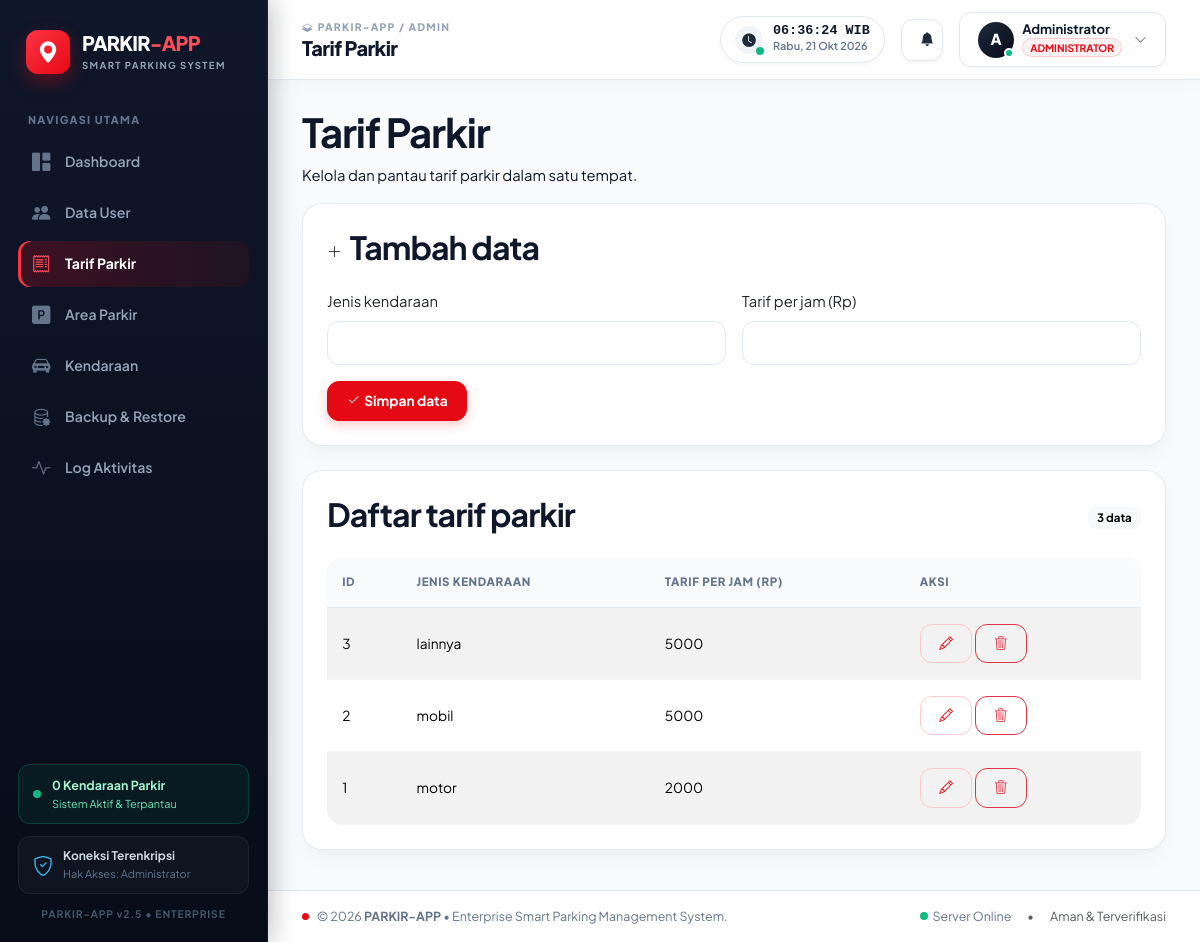
/admin/tarif.php (signed in), run on the app's committed database.
### tables this page shows
CREATE TABLE IF NOT EXISTS tb_tarif (
    id_tarif INT AUTO_INCREMENT PRIMARY KEY,
    jenis_kendaraan VARCHAR(20) NOT NULL UNIQUE,
    tarif_per_jam DECIMAL(10,0) NOT NULL
);

### admin/tarif.php (called while the page is built, shortened)
<?php
require_once __DIR__ . '/../includes/app.php';
$crud = [
    'title' => 'Tarif Parkir',
    'table' => 'tb_tarif',
    'pk' => 'id_tarif',
    'route' => 'admin/tarif.php',
    'fields' => [
        'jenis_kendaraan' => [
            'label' => 'Jenis kendaraan',
            'type' => 'text',
            'required' => true,
            'max' => 20,
            'lowercase' => true,
            'suggestions' => ['motor' => 'Motor', 'mobil' => 'Mobil', 'lainnya' => 'Lainnya'],
        ],
        'tarif_per_jam' => ['label' => 'Tarif per jam (Rp)', 'type' => 'number', 'required' => true, 'min' => 0],
    ],
    'columns' => ['id_tarif' => 'ID', 'jenis_kendaraan' => 'Jenis kendaraan', 'tarif_per_jam' => 'Tarif per jam (Rp)'],
];
require __DIR__ . '/../includes/admin_crud.php';

### includes/app.php (called while the page is built, shortened)
<?php
require_once __DIR__ . '/../koneksi.php';
function e($value): string
{
    return htmlspecialchars((string) $value, ENT_QUOTES | ENT_SUBSTITUTE, 'UTF-8');
}
function app_url(string $path = ''): string
{
    $base = rtrim(str_replace('\\', '/', dirname($_SERVER['SCRIPT_NAME'] ?? '/')), '/');
    $base = preg_replace('~/(admin|petugas|owner)$~', '', $base);
    return $base . '/' . ltrim($path, '/');
}

### koneksi.php (called while the page is built, shortened)
<?php
function db(?string $role = null): PDO
{
    static $connections = [];
    if ($role === null) {
        $role = isset($_SESSION['role']) ? $_SESSION['role'] : 'admin';
    }
    if (isset($connections[$role])) {
        return $connections[$role];
    }
    $host = getenv('DB_HOST') ?: 'localhost';
    $name = getenv('DB_NAME') ?: 'parkir';
    $user = getenv('DB_' . strtoupper($role) . '_USER') ?: (getenv('DB_USER') ?: 'root');
    $password = getenv('DB_' . strtoupper($role) . '_PASSWORD');
    if ($password === false) {
        $password = getenv('DB_PASSWORD') ?: '';
    }
    $dsn = 'mysql:host=' . $host . ';dbname=' . $name . ';charset=utf8mb4';
    try {
        $connections[$role] = new PDO($dsn, $user, $password, [
            PDO::ATTR_ERRMODE => PDO::ERRMODE_EXCEPTION,
            PDO::ATTR_DEFAULT_FETCH_MODE => PDO::FETCH_ASSOC,
            PDO::ATTR_EMULATE_PREPARES => false,
        ]);
    } catch (PDOException $exception) {
        error_log('Koneksi database gagal: ' . $exception->getMessage());
        throw new RuntimeException('Koneksi database gagal. Periksa konfigurasi database dan impor database.sql.', 0, $exception);
    }
    return $connections[$role];
}

### includes/admin_crud.php (the view, shortened to what this page needs)
<?php
require_once __DIR__ . '/app.php';
$pdo = db();
$saved = [];
$editing = null;
$listColumns = array_values(array_unique(array_merge([$crud['pk']], array_keys($crud['columns']))));
$perPage = 20;
$totalRecords = (int) $pdo->query('SELECT COUNT(*) FROM ' . $crud['table'])->fetchColumn();
$totalPages = max(1, (int) ceil($totalRecords / $perPage));
$currentPage = min($totalPages, max(1, (int) ($_GET['page'] ?? 1)));
$offset = ($currentPage - 1) * $perPage;
$statement = $pdo->query('SELECT ' . implode(', ', $listColumns) . ' FROM ' . $crud['table'] . ' ORDER BY ' . $crud['pk'] . ' DESC LIMIT ' . $perPage . ' OFFSET ' . $offset);
$records = $statement->fetchAll();
$pageTitle = $crud['title'];
require __DIR__ . '/header.php';
?>
<div class="page-heading d-flex justify-content-between align-items-center">
    <div><h1><?= e($crud['title']) ?></h1><p>Kelola dan pantau <?= e(strtolower($crud['title'])) ?> dalam satu tempat.</p></div>
</div>
<section class="card mb-4">
    <div class="card-body">
        <div class="d-flex align-items-center gap-2 mb-3"><span class="stat-icon green"><i class="bi <?= $editing ? 'bi-pencil-square' : 'bi-plus-lg' ?>"></i></span><h2 class="section-title"><?= $editing ? 'Ubah data' : 'Tambah data' ?></h2></div>
        <form method="post" class="row g-3">
            <?php foreach ($crud['fields'] as $name => $field):
                $current = array_key_exists($name, $saved) ? $saved[$name] : ($editing[$name] ?? '');
                ?>
                <div class="col-md-6">
                    <label class="form-label" for="<?= e($name) ?>"><?= e($field['label']) ?></label>
                    <?php if ($field['type'] === 'select'): ?>
                        <select class="form-select" id="<?= e($name) ?>" name="<?= e($name) ?>" <?= !empty($field['required']) ? 'required' : '' ?>>
                            <option value="">Pilih <?= e(strtolower($field['label'])) ?></option>
                            <?php foreach ($field['options'] as $value => $label): ?>
                                <option value="<?= e($value) ?>" <?= (string) $current === (string) $value ? 'selected' : '' ?>><?= e($label) ?></option>
                            <?php endforeach; ?>
                        </select>
                    <?php else: ?>
                        <input class="form-control" id="<?= e($name) ?>" name="<?= e($name) ?>"
                               type="<?= e($field['type'] === 'number' ? 'number' : ($field['type'] === 'password' ? 'password' : 'text')) ?>"
                               <?= !empty($field['suggestions']) ? 'list="' . e($name) . 'Suggestions"' : '' ?>
                               <?= isset($field['max']) ? 'maxlength="' . (int) $field['max'] . '"' : '' ?>
                               <?= isset($field['min']) ? 'min="' . (int) $field['min'] . '"' : '' ?>
                               <?= $field['type'] === 'password' ? 'autocomplete="new-password"' : '' ?>
                               value="<?= $field['type'] === 'password' ? '' : e($current) ?>"
                               <?= !empty($field['required']) && (!$editing || $field['type'] !== 'password') ? 'required' : '' ?>>
                    <?php endif; ?>
                </div>
            <?php endforeach; ?>
            <div class="col-12"><button class="btn btn-primary" type="submit"><i class="bi bi-check2 me-1"></i>Simpan data</button></div>
        </form>
    </div>
</section>
<section class="card">
    <div class="card-body">
        <div class="d-flex justify-content-between align-items-center mb-3">
            <h2 class="section-title">Daftar <?= e(strtolower($crud['title'])) ?></h2>
            <span class="badge text-bg-light"><?= $totalRecords ?> data</span>
        </div>
        <div class="table-responsive">
            <table class="table table-striped align-middle mb-0">
                <thead><tr><?php foreach ($crud['columns'] as $label): ?><th><?= e($label) ?></th><?php endforeach; ?><th>Aksi</th></tr></thead>
                <tbody>
                <?php foreach ($records as $record): ?>
                    <tr>
                        <?php foreach ($crud['columns'] as $column => $label): ?>
                            <td>
                                <?php if ($column === 'status_aktif'): ?>
                                    <span class="badge <?= (int) $record[$column] === 1 ? 'text-bg-success' : 'text-bg-secondary' ?>"><?= (int) $record[$column] === 1 ? 'Aktif' : 'Nonaktif' ?></span>
                                <?php else: ?>
                                    <?= e($record[$column]) ?>
                                <?php endif; ?>
                            </td>
                        <?php endforeach; ?>
                        <td class="text-nowrap">
                            <a class="btn btn-sm btn-outline-primary" href="<?= e(app_url($crud['route'] . '?edit=' . (int) $record[$crud['pk']])) ?>" aria-label="Edit data"><i class="bi bi-pencil"></i></a>
                            <form method="post" class="d-inline" onsubmit="return confirm('Hapus data ini?')">
                                <button class="btn btn-sm btn-outline-danger" type="submit" aria-label="Hapus data"><i class="bi bi-trash3"></i></button>
                            </form>
                        </td>
                    </tr>
                <?php endforeach; ?>
                </tbody>
            </table>
        </div>
    </div>
</section>
<?php require __DIR__ . '/footer.php'; ?>

### includes/header.php (shortened to what this page needs)
<?php
$pageTitle = isset($pageTitle) ? $pageTitle : 'Sistem Informasi Parkir';
$role = $_SESSION['role'] ?? '';
$currentPage = basename($_SERVER['SCRIPT_NAME'] ?? '');
$navigation = [
    'admin' => [
        ['label' => 'Dashboard', 'path' => 'admin/dashboard.php', 'icon' => 'bi-grid-1x2-fill'],
        ['label' => 'Data User', 'path' => 'admin/user.php', 'icon' => 'bi-people-fill'],
        ['label' => 'Tarif Parkir', 'path' => 'admin/tarif.php', 'icon' => 'bi-receipt'],
        ['label' => 'Area Parkir', 'path' => 'admin/area.php', 'icon' => 'bi-p-square-fill'],
        ['label' => 'Kendaraan', 'path' => 'admin/kendaraan.php', 'icon' => 'bi-car-front-fill'],
        ['label' => 'Backup & Restore', 'path' => 'admin/backup_restore.php', 'icon' => 'bi-database-gear'],
        ['label' => 'Log Aktivitas', 'path' => 'admin/log.php', 'icon' => 'bi-activity'],
    ],
    'petugas' => [
        ['label' => 'Dashboard', 'path' => 'petugas/dashboard.php', 'icon' => 'bi-grid-1x2-fill'],
        ['label' => 'Parkir Masuk', 'path' => 'petugas/transaksi_masuk.php', 'icon' => 'bi-box-arrow-in-down-left'],
        ['label' => 'Parkir Keluar', 'path' => 'petugas/transaksi_keluar.php', 'icon' => 'bi-box-arrow-up-right'],
        ['label' => 'Riwayat Transaksi', 'path' => 'petugas/riwayat_transaksi.php', 'icon' => 'bi-clock-history'],
    ],
    'owner' => [
        ['label' => 'Dashboard', 'path' => 'owner/dashboard.php', 'icon' => 'bi-grid-1x2-fill'],
        ['label' => 'Rekap Transaksi', 'path' => 'owner/rekap_transaksi.php', 'icon' => 'bi-bar-chart-fill'],
    ],
];
$roleLabels = [
    'admin' => 'Administrator',
    'petugas' => 'Petugas Operasional',
    'owner' => 'Owner Eksekutif',
];
$roleLabel = $roleLabels[$role] ?? 'Pengguna';
$activeParkedCount = 0;
if (!empty($_SESSION['id_user'])) {
    try {
        $headerPdo = db();
        $activeParkedCount = (int) $headerPdo->query("SELECT COUNT(*) FROM tb_transaksi WHERE status = 'masuk'")->fetchColumn();
    } catch (Throwable $t) {
    }
}
?>
<!doctype html>
<html lang="id">
<head>
    <link href="https://cdn.jsdelivr.net/npm/bootstrap@5.3.3/dist/css/bootstrap.min.css" rel="stylesheet">
    <link href="https://cdn.jsdelivr.net/npm/bootstrap-icons@1.11.3/font/bootstrap-icons.min.css" rel="stylesheet">
    <link href="<?= e(app_url('assets/style.css')) ?>" rel="stylesheet">
</head>
<body>
<div class="app-shell">
    <aside class="app-sidebar d-none d-lg-flex">
        <a class="brand" href="<?= e(app_url('index.php')) ?>">
            <span class="brand-mark"><i class="bi bi-geo-alt-fill"></i></span>
            <span>
                <strong>PARKIR<span class="brand-dot">-APP</span></strong>
                <small>SMART PARKING SYSTEM</small>
            </span>
        </a>
        <div class="sidebar-section-label">NAVIGASI UTAMA</div>
        <nav class="sidebar-nav" aria-label="Navigasi utama">
            <?php foreach ($navigation[$role] ?? [] as $item): ?>
                <a class="sidebar-link <?= $currentPage === basename($item['path']) ? 'active' : '' ?>" href="<?= e(app_url($item['path'])) ?>">
                    <i class="bi <?= e($item['icon']) ?>" aria-hidden="true"></i>
                    <span><?= e($item['label']) ?></span>
                </a>
            <?php endforeach; ?>
        </nav>
        <div class="sidebar-bottom">
            <div class="sidebar-live-pill">
                <span class="pulse-indicator pulse-emerald"></span>
                <div class="sidebar-live-text">
                    <strong><?= $activeParkedCount ?> Kendaraan Parkir</strong>
                    <small>Sistem Aktif & Terpantau</small>
                </div>
            </div>
            <div class="sidebar-help">
                <i class="bi bi-shield-check"></i>
                <span><strong>Koneksi Terenkripsi</strong><small>Hak Akses: <?= e($roleLabel) ?></small></span>
            </div>
            <div class="sidebar-version">PARKIR-APP v2.5 • ENTERPRISE</div>
        </div>
    </aside>
    <div class="app-main">
        <header class="topbar">
            <div class="d-flex align-items-center gap-3">
                <div class="topbar-heading-wrap">
                    <span class="topbar-eyebrow">
                        <i class="bi bi-layers-half me-1"></i>PARKIR-APP / <?= e(strtoupper($role)) ?>
                    </span>
                    <h1 class="topbar-title m-0"><?= e($pageTitle) ?></h1>
                </div>
            </div>
            <div class="d-flex align-items-center gap-2 gap-sm-3">
                <div class="live-clock-widget d-none d-md-flex align-items-center">
                    <div class="clock-icon-bubble">
                        <i class="bi bi-clock-fill"></i>
                        <span class="pulse-indicator pulse-emerald"></span>
                    </div>
                    <div class="clock-text-wrap">
                        <div class="clock-time font-monospace" id="liveClockTime">--:--:-- WIB</div>
                        <div class="clock-date" id="liveClockDate">Memuat tanggal...</div>
                    </div>
                </div>
                <?php if (!empty($_SESSION['id_user'])): ?>
                    <div class="dropdown notification-dropdown">
                        <button class="btn btn-icon-round" type="button" data-bs-toggle="dropdown" aria-expanded="false" title="Pusat Notifikasi">
                            <i class="bi bi-bell-fill"></i>
                        </button>
                    </div>
                    <div class="dropdown user-dropdown">
                        <button class="btn user-profile-btn d-flex align-items-center gap-2" type="button" data-bs-toggle="dropdown" aria-expanded="false">
                            <div class="user-avatar-modern">
                                <span><?= strtoupper(substr($_SESSION['nama_lengkap'] ?? 'U', 0, 1)) ?></span>
                                <span class="status-online"></span>
                            </div>
                            <div class="user-info-text text-start d-none d-sm-block">
                                <span class="user-name-text text-truncate d-block fw-bold"><?= e($_SESSION['nama_lengkap']) ?></span>
                                <span class="user-role-badge badge-<?= e($role) ?>"><?= e($roleLabel) ?></span>
                            </div>
                            <i class="bi bi-chevron-down ms-1 text-muted fs-7"></i>
                        </button>
                    </div>
                <?php endif; ?>
            </div>
        </header>
        <main class="page-content">

### includes/footer.php (shortened to what this page needs)
        </main>
        <footer class="app-footer">
            <div class="d-flex align-items-center gap-2">
                <span class="brand-footer-dot"></span>
                <span>&copy; <?= date('Y') ?> <strong>PARKIR-APP</strong> &bull; Enterprise Smart Parking Management System.</span>
            </div>
            <div class="footer-links d-none d-sm-flex align-items-center gap-3">
                <span class="text-emerald d-inline-flex align-items-center gap-1">
                    <span class="pulse-indicator pulse-emerald"></span> Server Online
                </span>
                <span class="text-muted">&bull;</span>
                <span class="text-muted">Aman & Terverifikasi</span>
            </div>
        </footer>
    </div>
</div>
</body>
</html>

### data on the page
tb_tarif: id_tarif "3", jenis_kendaraan "lainnya", tarif_per_jam "5000"
tb_tarif: id_tarif "2", jenis_kendaraan "mobil", tarif_per_jam "5000"
tb_tarif: id_tarif "1", jenis_kendaraan "motor", tarif_per_jam "2000"

### other printed values
$item['label'] "Dashboard"
$item['label'] "Data User"
$item['label'] "Tarif Parkir"
$item['label'] "Area Parkir"
$item['label'] "Kendaraan"
$item['label'] "Backup & Restore"
$item['label'] "Log Aktivitas"
$activeParkedCount "0"
$roleLabel "Administrator"
$role "ADMIN"
$pageTitle "Tarif Parkir"
substr($_SESSION['nama_lengkap'] ?? 'U', 0, 1) "A"
$_SESSION['nama_lengkap'] "Administrator"
$roleLabel "ADMINISTRATOR"
$crud['title'] "Tarif Parkir"
